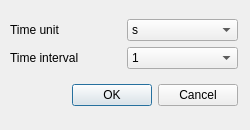
<?xml version="1.0" encoding="UTF-8"?>
<ui version="4.0">
 <class>Dialog</class>
 <widget class="QDialog" name="Dialog">
  <property name="geometry">
   <rect>
    <x>0</x>
    <y>0</y>
    <width>250</width>
    <height>130</height>
   </rect>
  </property>
  <property name="windowTitle">
   <string>Dialog</string>
  </property>
  <widget class="QWidget" name="layoutWidget">
   <property name="geometry">
    <rect>
     <x>10</x>
     <y>10</y>
     <width>228</width>
     <height>105</height>
    </rect>
   </property>
   <layout class="QVBoxLayout" name="verticalLayout">
    <item>
     <layout class="QGridLayout" name="gridLayout">
      <item row="0" column="0">
       <widget class="QLabel" name="label_2">
        <property name="text">
         <string>Time unit</string>
        </property>
       </widget>
      </item>
      <item row="0" column="1">
       <widget class="QComboBox" name="time_unit_comboBox">
        <item>
         <property name="text">
          <string>s</string>
         </property>
        </item>
        <item>
         <property name="text">
          <string>m</string>
         </property>
        </item>
        <item>
         <property name="text">
          <string>h</string>
         </property>
        </item>
        <item>
         <property name="text">
          <string>d</string>
         </property>
        </item>
       </widget>
      </item>
      <item row="1" column="0">
       <widget class="QLabel" name="label">
        <property name="text">
         <string>Time interval</string>
        </property>
       </widget>
      </item>
      <item row="1" column="1">
       <widget class="QComboBox" name="time_value_comboBox">
        <item>
         <property name="text">
          <string>1</string>
         </property>
        </item>
        <item>
         <property name="text">
          <string>2</string>
         </property>
        </item>
        <item>
         <property name="text">
          <string>3</string>
         </property>
        </item>
        <item>
         <property name="text">
          <string>4</string>
         </property>
        </item>
        <item>
         <property name="text">
          <string>5</string>
         </property>
        </item>
        <item>
         <property name="text">
          <string>6</string>
         </property>
        </item>
        <item>
         <property name="text">
          <string>7</string>
         </property>
        </item>
        <item>
         <property name="text">
          <string>8</string>
         </property>
        </item>
        <item>
         <property name="text">
          <string>9</string>
         </property>
        </item>
        <item>
         <property name="text">
          <string>10</string>
         </property>
        </item>
        <item>
         <property name="text">
          <string>11</string>
         </property>
        </item>
        <item>
         <property name="text">
          <string>12</string>
         </property>
        </item>
        <item>
         <property name="text">
          <string>13</string>
         </property>
        </item>
        <item>
         <property name="text">
          <string>14</string>
         </property>
        </item>
        <item>
         <property name="text">
          <string>15</string>
         </property>
        </item>
        <item>
         <property name="text">
          <string>16</string>
         </property>
        </item>
        <item>
         <property name="text">
          <string>17</string>
         </property>
        </item>
        <item>
         <property name="text">
          <string>18</string>
         </property>
        </item>
        <item>
         <property name="text">
          <string>19</string>
         </property>
        </item>
        <item>
         <property name="text">
          <string>20</string>
         </property>
        </item>
        <item>
         <property name="text">
          <string>21</string>
         </property>
        </item>
        <item>
         <property name="text">
          <string>22</string>
         </property>
        </item>
        <item>
         <property name="text">
          <string>23</string>
         </property>
        </item>
        <item>
         <property name="text">
          <string>24</string>
         </property>
        </item>
        <item>
         <property name="text">
          <string>25</string>
         </property>
        </item>
       </widget>
      </item>
     </layout>
    </item>
    <item>
     <widget class="QDialogButtonBox" name="buttonBox">
      <property name="orientation">
       <enum>Qt::Horizontal</enum>
      </property>
      <property name="standardButtons">
       <set>QDialogButtonBox::Cancel|QDialogButtonBox::Ok</set>
      </property>
     </widget>
    </item>
   </layout>
  </widget>
 </widget>
 <resources/>
 <connections>
  <connection>
   <sender>buttonBox</sender>
   <signal>accepted()</signal>
   <receiver>Dialog</receiver>
   <slot>accept()</slot>
   <hints>
    <hint type="sourcelabel">
     <x>248</x>
     <y>254</y>
    </hint>
    <hint type="destinationlabel">
     <x>157</x>
     <y>274</y>
    </hint>
   </hints>
  </connection>
  <connection>
   <sender>buttonBox</sender>
   <signal>rejected()</signal>
   <receiver>Dialog</receiver>
   <slot>reject()</slot>
   <hints>
    <hint type="sourcelabel">
     <x>316</x>
     <y>260</y>
    </hint>
    <hint type="destinationlabel">
     <x>286</x>
     <y>274</y>
    </hint>
   </hints>
  </connection>
 </connections>
</ui>
